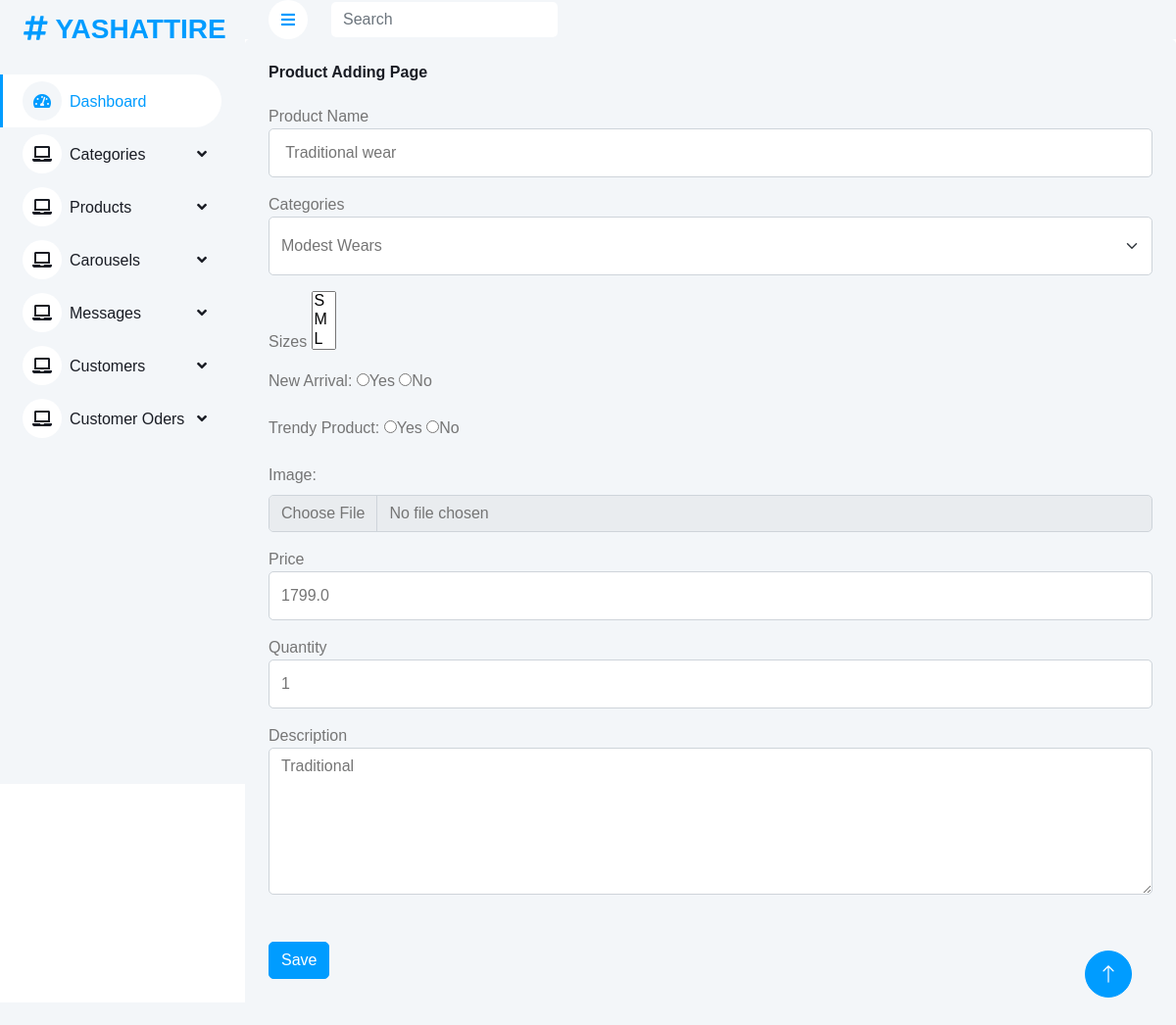
Screenshot of /MainApp/Edit_product/15/ with the database file from the repository.
### MainApp/models.py (models this page shows)
class Productdb(models.Model):
    Trending=models.BooleanField(default=False)
    New_Arival=models.BooleanField(default=False)
    P_name = models.CharField(max_length=25, null=True, blank=True)
    Category = models.CharField(max_length=15, null=True, blank=True)
    p_image = models.ImageField(upload_to="p_image")
    Price = models.FloatField(null=True, blank=True,max_length=10)
    Quantity = models.CharField(max_length=20, null=True, blank=True)
    Description = models.CharField(max_length=25, null=True, blank=True)

### MainApp/views.py (the view)
# urls.py: path('Edit_product/<int:dataid>/',views.Edit_product,name="Edit_product"),
def Edit_product(request, dataid):
    data = Productdb.objects.get(id=dataid)
    category_data = CategoryDb.objects.all()
    sizes=PRODUCT_SIZES
    return render(request,"Edit_product.html", {'data':data,'category_data':category_data,'sizes':sizes})

### MainApp/Templates/Edit_Product.html (shortened to what this page needs)
<!DOCTYPE html>
{% extends 'Admin_homepage.html' %}
{% block content %}
<html lang="en">
<head>
</head>
<body>
    <div class="bg-light rounded h-100 p-4">
        <h6 class="mb-4">Product Adding Page</h6>
        <form method="post" action="{% url 'Update_product' dataid=data.id %}" enctype="multipart/form-data">
        <div class="form-group mb-3">
            <label for="floatingTextarea">Product Name</label>
            <input type="text" class="form-control" id="text" placeholder="" style="height: 50px;" name="Product" value="{{data.P_name}}">
        </div>
        <div class="form-group mb-3 ">
            <label for="floatingTextarea">Categories</label>
            <select class="form-select" id="floatingSelect" aria-label="Floating label select example"  style="height: 60px;" name="category" >
                {% for i in category_data %}
                <option selected="" >{{i.c_name}}</option>
                {% endfor %}
            </select>
        </div>
        <div class="form-group mb-3 ">
            <label for="floatingTextarea">Sizes</label>
            <select multiple class="SlectBox" id="size" aria-label="Floating label select example" style="height: 60px;" name="sizes">
                {% for i in sizes %}
                <option  value="{{i.0}}" >{{i.1}}</option>
                {% endfor %}
            </select>
        </div>
        <div id="wrapper">
            <label for="yes_no">New Arrival:</label>
            <input type="radio" name="New" value="yes" >Yes
            <input type="radio" name="New" value="No">No
        </div><br>
        <div id="wrapper">
            <label for="yes_no">Trendy Product:</label>
            <input type="radio" name="trendy" value="yes" >Yes
            <input type="radio" name="trendy" value="No">No
        </div><br>
        <div class="mb-3">
            <label for="file" class="form-label" >Image:</label>
            <input type="file" class="form-control" id="file" name="p_image" value="{{data.p_image}}" src="{{data.P_name}}">
        </div>
        <div class="form-group mb-3">
            <label for="floatingInput">Price</label>
            <input type="text" class="form-control" id="floatingInput" placeholder=""  style="height: 50px;" name="price" value="{{data.Price}}">
        </div>
        <div class="form-group mb-3">
            <label for="floatingInput">Quantity</label>
            <input type="text" class="form-control" id="floatingInput" placeholder="" style="height: 50px;" name="quantity" value="{{data.Quantity}}">
        </div>
        <div class="form-group">
            <label for="floatingTextarea" >Description</label>
            <textarea class="form-control" placeholder="" id="floatingTextarea" style="height: 150px;" name="description" >{{data.Description}}</textarea>
        </div><br><br>
        <button type="submit" class="btn btn-primary">Save</button>
    </div>
</body>
</html>
{% endblock %}

### MainApp/static/css/style.css (style rules this page uses)
:root { --primary: #009CFF; --light: #F3F6F9; --dark: #191C24; }
.btn { transition: .5s; }
.btn.btn-primary { color: #FFFFFF; }

### rows the page displays
Productdb: Product "Traditional wear", price "1799.0", quantity "1", description "Traditional"

### other values shown
form field category "Modest Wears"
